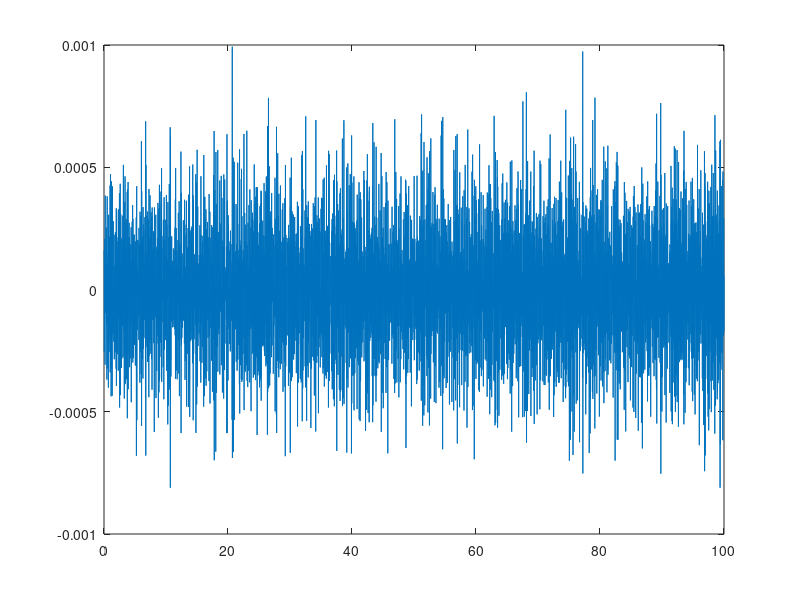
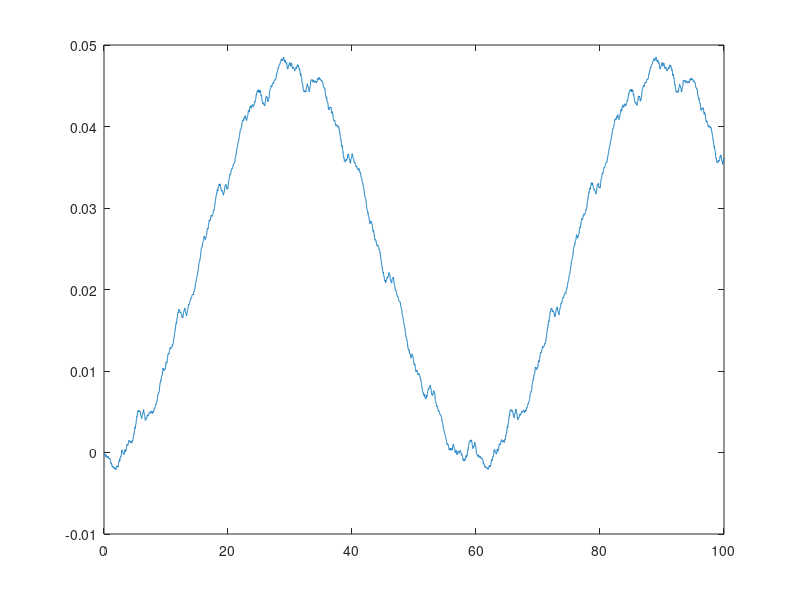

These charts were generated, in order, by the following MATLAB code:
%% First method: invert PSD
% Road PSD parameters
C = 1e-6;   % Roughness parameter
n = 2;

% Define nb of sample required for PSD from nb of sample of road and length
xmax = 100;     % Lenght of the road to generate (m)
N = 2^12;       % Number of road sample desired (must be a power of two)
M = N/2-1;      % Number of sample in the PSD (in frequency domain)
fmax = (N-1)/(2*xmax);  % Maximum frequency of the PSD
Df = fmax/M;    % Spacing in frequency domain

% Define wavelength
f = 0:Df:fmax;
w = 1./f;

% PSD of the road (ISO 8608)
PSD = C*w.^(-n);   % n: wavelength

A = sqrt(2*PSD);            % Convert PSD to amplitude
Phi = 2*pi*rand(size(A));   % Create a random phase
Phi(1) = 0;                 % First entry must be real
Z = A.*exp(j*Phi);          % Create complex nb from amplitude and phase
Zfft = [Z(1) Z(2:end) flip(conj(Z(2:end)))];
z = ifft(Zfft);

x = linspace(0,xmax,length(z));

figure(1)
plot(x,z)

%% Second method: approximation using sine
% Road PSD parameters
G = 4.6e-7;         % Roughness parameter
p = 2.57;           % Waviness

N = 100;            % Number of frequencies
Lmin = 1/15;        % Smallest wavelength considered
Lmax = 60;          % Biggest wavelength considered
nmin = 2*pi/Lmax;   % Smallest wavenumber
nmax = 2*pi/Lmin;   % Biggest wavenumber
Dn = (nmax - nmin)/N;
n = nmin:Dn:nmax;   % Wavenumber

S = G * n.^(-p);    % PSD
P = 2 * S.*(n>=0);  % One side PSD
A = sqrt(2*P*Dn);   % Amplitude
Phase = 2*pi*rand(size(A));  % Phase

xmax = 100;
x = linspace(0,xmax,10000);
z = zeros(size(x));
for i = 1:length(x)
    z(i) = sum(A.*sin(n*x(i) - Phase)) + sum(A.*sin(Phase));
end

figure(10)
plot(x,z)













